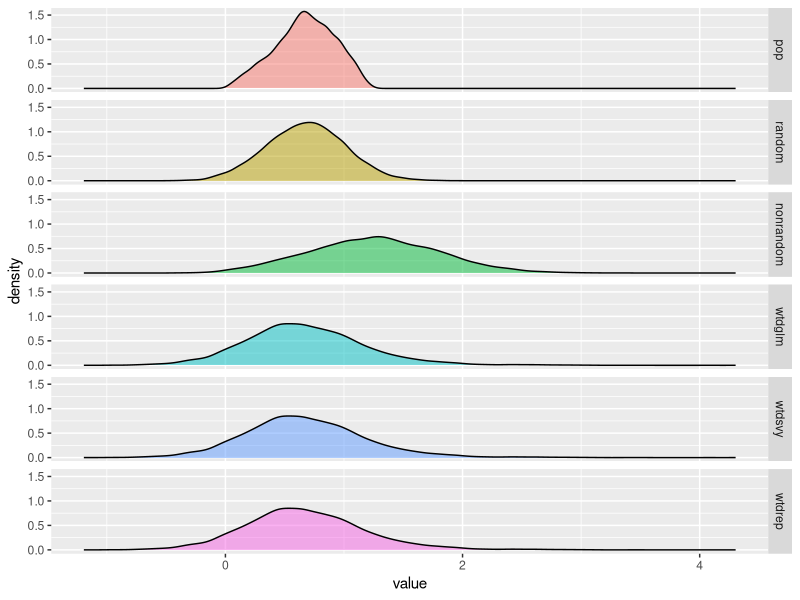

R code for this plot:
## ---- chunk 1
library(tidyverse)
results <- read_csv("sim_results.csv")
## ---- chunk 2
set.seed(1839)
n <- 200
x <- rbinom(n, 1, .5)
y <- rbinom(n, 1, ifelse(x == 1, .7, .3))
tibble(x, y)
## ---- chunk 3
(trials_table <- tibble(x, y) %>% 
  group_by(x) %>% 
  summarise(n_trials = n(), prop_successes = mean(y)))
## ---- chunk 4
(t1 <- summary(glm(prop_successes ~ x, binomial, trials_table, n_trials))$coef)

(t2 <- summary(glm(y ~ x, binomial))$coef)

all.equal(t1, t2)
## ---- chunk 5
results %>% 
  select_if(is.double) %>% 
  colMeans() %>% 
  as.matrix()

results %>% 
  select_if(is.double) %>% 
  gather() %>% 
  mutate(key = gsub("_est", "", key),
         key = factor(key, c("pop", "random", "nonrandom", 
                             "wtdglm", "wtdsvy", "wtdrep"))) %>% 
  ggplot(aes(x = value, fill = key)) +
  geom_density(alpha = .5) +
  facet_grid(key ~ .) +
  theme(legend.position = "none")

results %>% 
  select_if(is.logical) %>% 
  colMeans() %>% 
  as.matrix()
